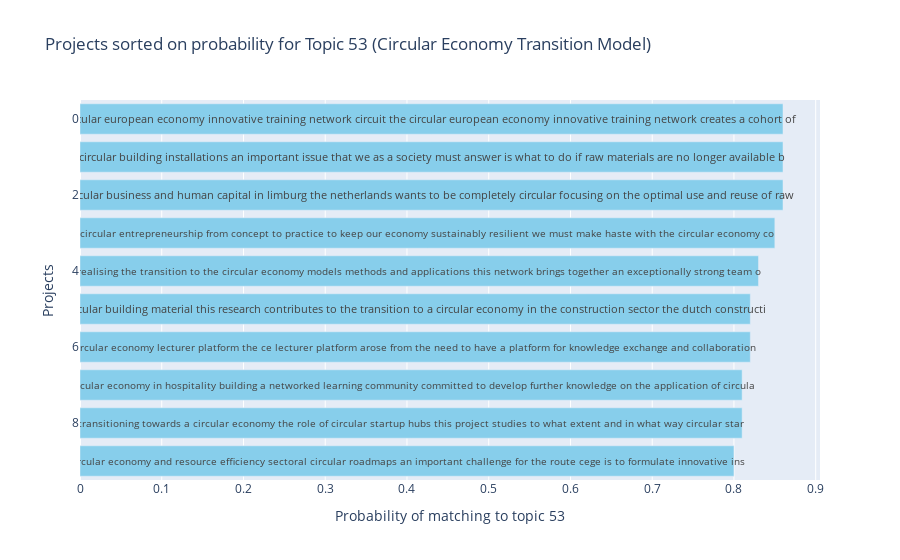

Here is the notebook cell this chart was saved with:
### Code cell
topic_name = topic_model.get_topic_info()['CustomName'][TOPIC_INDEX]
print_markdown(f'### This table shows the likelihood that projects belong to Topic ({SELECTED_TOPIC_ID}) {SELECTED_TOPIC_NAME}:')

# extract the probabilities for the specific topic
if LOAD_MODEL:
    specific_topic_probs = probs[:, TOPIC_INDEX]
else:
    specific_topic_probs = probs[:, SELECTED_TOPIC_ID]

# find the indices of documents with a probability above the threshold for the specific topic
doc_indices = np.where(specific_topic_probs >= THRESHOLD_DOC_PROB_TABLE)[0]

docs_with_specific_topic = [docs[i] for i in doc_indices]

df_specific_topic = pd.DataFrame({
    'document': docs_with_specific_topic,
    'probability': specific_topic_probs[doc_indices]
})

# sort the dataframe in descending order
df_specific_topic = df_specific_topic.sort_values(by='probability', ascending=False).reset_index(drop=True)

df_specific_topic['probability'] = df_specific_topic['probability'].round(2)

# nicer dataframe displays
pd.set_option('display.max_columns', None)
pd.set_option('display.width', None)
pd.set_option('display.max_colwidth', 500)

display(df_specific_topic.head(5))

# create dataframe with only top 10 documents
df_specific_topic_top_n = df_specific_topic.head(10)

#  truncate documents to threshold
df_specific_topic_top_n['document'] = df_specific_topic_top_n['document'].str.slice(0, 140)

fig = go.Figure(data=[
    go.Bar(
        y=df_specific_topic_top_n.index,
        x=df_specific_topic_top_n['probability'],
        text=df_specific_topic_top_n['document'],
        textposition='inside',
        insidetextanchor='end',
        orientation='h',
        marker_color='skyblue'
    )
])

fig.update_layout(
    title_text=f'Projects sorted on probability for Topic {SELECTED_TOPIC_ID} ({SELECTED_TOPIC_NAME})',
    xaxis_title=f'Probability of matching to topic {SELECTED_TOPIC_ID}',
    yaxis_title='Projects',
    yaxis_autorange="reversed"
)

fig.show()

### Figure 1 — Plotly figure (JSON) as saved in the notebook; plotly's stock layout.template omitted (floating-point values rounded to 4 significant figures)
{"data": [{"insidetextanchor": "end", "marker": {"color": "skyblue"}, "orientation": "h", "text": ["circular european economy innovative training network circuit the circular european economy innovative training network creates a cohort of ", "circular building installations an important issue that we as a society must answer is what to do if raw materials are no longer available b", "circular business and human capital in limburg the netherlands wants to be completely circular focusing on the optimal use and reuse of raw ", "circular entrepreneurship from concept to practice to keep our economy sustainably resilient we must make haste with the circular economy co", "realising the transition to the circular economy models methods and applications this network brings together an exceptionally strong team o", "circular building material this research contributes to the transition to a circular economy in the construction sector the dutch constructi", "circular economy lecturer platform the ce lecturer platform arose from the need to have a platform for knowledge exchange and collaboration ", "circular economy in hospitality building a networked learning community committed to develop further knowledge on the application of circula", "transitioning towards a circular economy the role of circular startup hubs this project studies to what extent and in what way circular star", "circular economy and resource efficiency sectoral circular roadmaps an important challenge for the route cege is to formulate innovative ins"], "textposition": "inside", "type": "bar", "x": [0.86, 0.86, 0.86, 0.85, 0.83, 0.82, 0.82, 0.81, 0.81, 0.8], "y": [0, 1, 2, 3, 4, 5, 6, 7, 8, 9]}], "layout": {"title": {"text": "Projects sorted on probability for Topic 53 (Circular Economy Transition Model)"}, "xaxis": {"title": {"text": "Probability of matching to topic 53"}}, "yaxis": {"autorange": "reversed", "title": {"text": "Projects"}}}}
